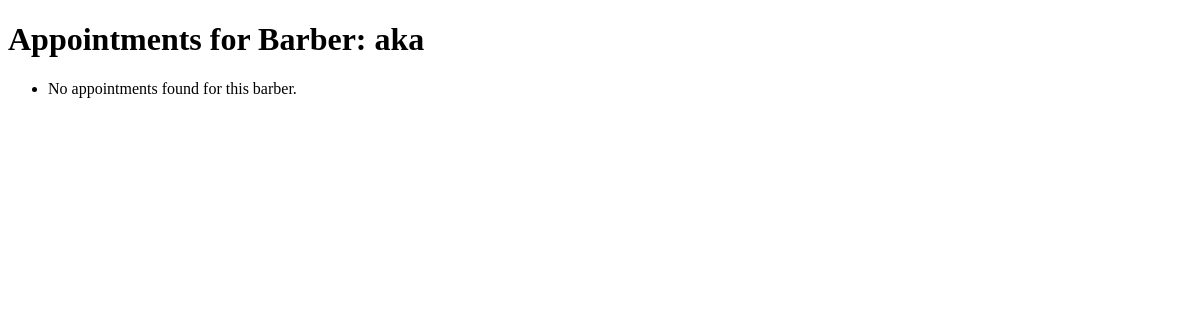
Before: /sar/barber_appointments/ (signed in) with the older database file.
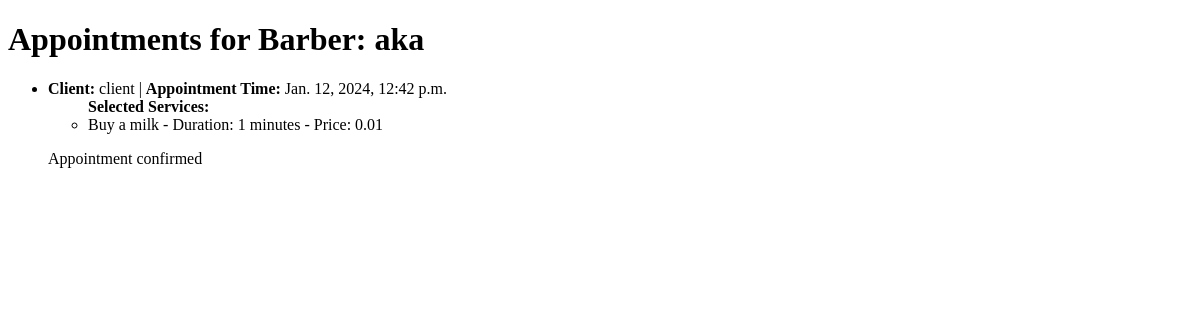
After: the same page with the newer database file.
### clients/models.py (models this page shows, shortened)
class Appointment(models.Model):
    client = models.ForeignKey(CustomUser, on_delete=models.CASCADE, related_name='client_appointments')
    barber = models.ForeignKey(Barber, on_delete=models.CASCADE, related_name='barber_appointments')
    service = models.ManyToManyField(Service)  # Many-to-Many relationship with Service model
    appointment_time = models.DateTimeField()
    is_confirmed = models.BooleanField(default=False)
    is_completed = models.BooleanField(default=False)

### main/models.py (models this page shows, shortened)
class CustomUser(AbstractUser):
    is_barber = models.BooleanField(default=False)
    USERNAME_FIELD = 'username'
    REQUIRED_FIELDS = ['email']
    objects = CustomUserManager()

### sartaroshxona/models.py (models this page shows, shortened)
class Service(models.Model):
    barber = models.ForeignKey('Barber', on_delete=models.CASCADE, related_name='provided_services')
    title = models.CharField(max_length=50)
    CURRENCY_CHOICES = [
        ('USD', 'US Dollar'),
        ('EUR', 'Euro'),
        ('RUB', 'Russian Ruble'),
        ('TJS', 'Tajik Somoni'),
        ('UZS', 'Uzbekistani Soʻm'),
    ]
    price = models.DecimalField(max_digits=10, decimal_places=2)
    currency = models.CharField(max_length=3, choices=CURRENCY_CHOICES, default='TJS')
    duration_minutes = models.PositiveIntegerField()

### sartaroshxona/views.py (the view)
# urls.py: path('barber_appointments/', views.barber_appointments, name='barber_appointments'),
def barber_appointments(request):
    logged_in_barber = request.user  # Assuming the logged-in user is the barber
    appointments = Appointment.objects.filter(barber__user=logged_in_barber).prefetch_related('service')
    return render(request, 'sartaroshxona/client_test.html', {'appointments': appointments})

### sartaroshxona/templates/sartaroshxona/client_test.html (shortened to what this page needs)
<!DOCTYPE html>
<html>
<head>
</head>
<body>
    <h1>Appointments for Barber: {{ request.user.username }}</h1>
    <ul>
        {% for appointment in appointments %}
            <li>
                <strong>Client:</strong> {{ appointment.client.username }} |
                <strong>Appointment Time:</strong> {{ appointment.appointment_time }}
                <ul>
                    <strong>Selected Services:</strong>
                    {% for service in appointment.service.all %}
                        <li>{{ service.title }} - Duration: {{ service.duration_minutes }} minutes - Price: {{ service.price }}</li>
                    {% empty %}
                        <li>No services selected for this appointment.</li>
                    {% endfor %}
                </ul>
                {% if not appointment.is_confirmed %}
                    <form method="post" action="{% url 'confirm_appointment' appointment.id %}">
                        {% csrf_token %}
                        <input type="submit" value="Confirm Appointment">
                    </form>
                {% else %}
                    <p>Appointment confirmed</p>
                {% endif %}
            </li>
        {% empty %}
            <li>No appointments found for this barber.</li>
        {% endfor %}
    </ul>
</body>
</html>

Changed rows visible on the page:
added Appointment: client.username "client", appointment_time "Jan. 12, 2024, 12:42 p.m.", is_confirmed "Appointment confirmed"
added Service: title "Buy a milk", duration_minutes "1", price "0.01"
Other visible differences:
text no longer shown: "No appointments found for this barber."
